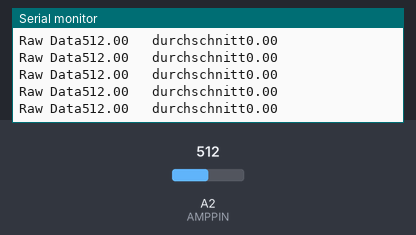
Bench run of a sketch on a simulated Arduino Uno, built with avr-gcc and run on an emulated ATmega328P. Parts: the last lines printed to the serial monitor. Inputs (shaded band) come from the test bench; at power-on: A2 (AMPPIN) = 512.

Above: at 2.7 s.
2.8 s: A2 (AMPPIN) set to 110
At 3.5 s:
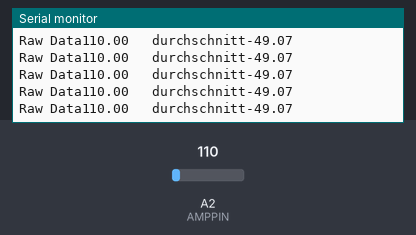
4.3 s: A2 (AMPPIN) set to 94
At 5.3 s:
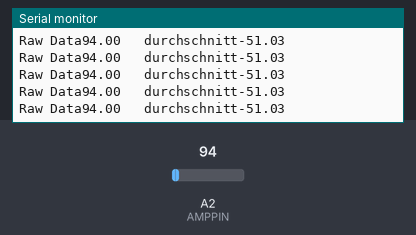
Timing chart, 0 to 7.3 s (numbered marks = the images above; inputs shaded):
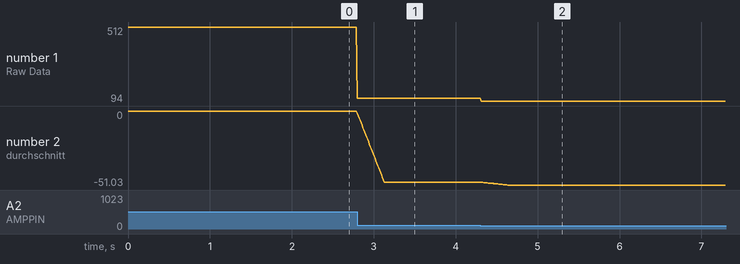

Measured:
- after the input at 2.8 s, the serial monitor: prints a new line at once (image 1)
- after the input at 4.3 s, the serial monitor: prints a new line at once (image 2)
- plotted number 1: 512 → 110 after the input at 2.8 s, 110 → 94 after the input at 4.3 s
- plotted number 2: 0 → -49.07 after the input at 2.8 s, -49.07 → -51.03 after the input at 4.3 s

The sketch:

stromsensor_test.ino
```cpp
/*
50A Current Sensor(DC)(SKU:SEN0098) Sample Code
This code shows you how to get raw datas from the sensor through Arduino and
convert the raw datas to the value of the current according to the datasheet;

Smoothing algorithm (http://www.arduino.cc/en/Tutorial/Smoothing) is used to
make the outputting current value more reliable;

Created 27 December 2011 @Barry Machine @www.dfrobot.com
*/

const int numReadings = 30;
float readings[numReadings];      // the readings from the analog input
int index = 0;                  // the index of the current reading
float total = 0;                  // the running total
float average = 0;                // the average

float currentValue = 0;

#define AMPPIN A2

void setup()
{
  Serial.begin(115200);
  for (int thisReading = 0; thisReading < numReadings; thisReading++)
    readings[thisReading] = 0;
}
void loop()
{
    total= total - readings[index];
    readings[index] = analogRead(AMPPIN); //Raw data reading
    Serial.print("Raw Data");
    Serial.print(readings[index]);
//Data processing:512->raw data from analogRead when the input is 0;
// *5/1024->analog read to 5 V ; the first 0.04->0.04V/A(sensitivity); the second 0.04->offset val;
    readings[index] = (readings[index]-512)*5/1024/0.04;//+0.12;

    total= total + readings[index];
    index = index + 1;
    if (index >= numReadings)
      index = 0;
    average = total/numReadings;   //Smoothing algorithm (http://www.arduino.cc/en/Tutorial/Smoothing)
    currentValue = average;
    Serial.print("\t durchschnitt");
    Serial.println(currentValue);
    delay(10);
}
```
